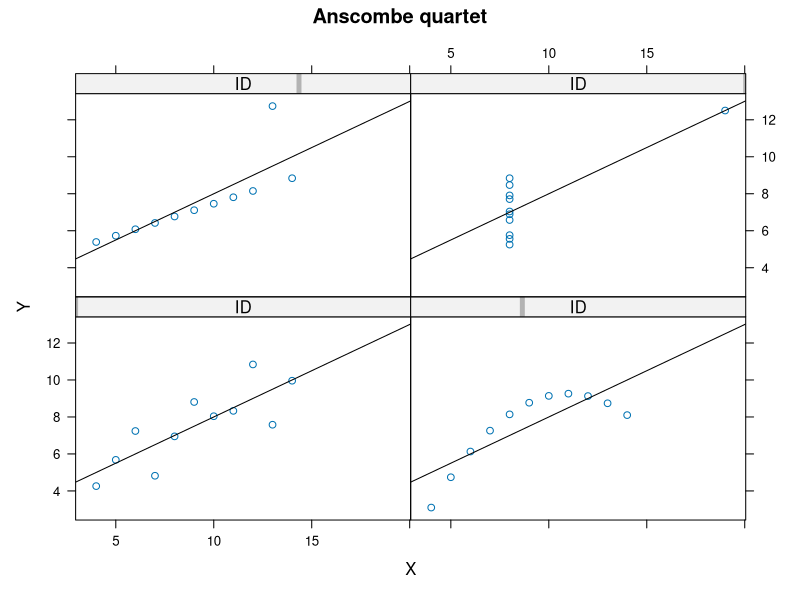

Source code (R):
library("lattice")
anscombelong <- data.frame(X=unlist(anscombe[,1:4]), Y=unlist(anscombe[,5:8]), ID=(0:43)%/%11)
pdf("anscombe.pdf", bg="transparent")
opar <- par(mfrow=c(2,2))
plot <- xyplot(Y~X|ID, data=anscombelong, main="Anscombe quartet", panel=function(x, y){
  panel.xyplot(x, y)
  panel.lmline(x, y)
})
print(plot)
par(opar)
dev.off()
if (interactive()) browseURL(paste0(getwd(),"/anscombe.pdf"))
